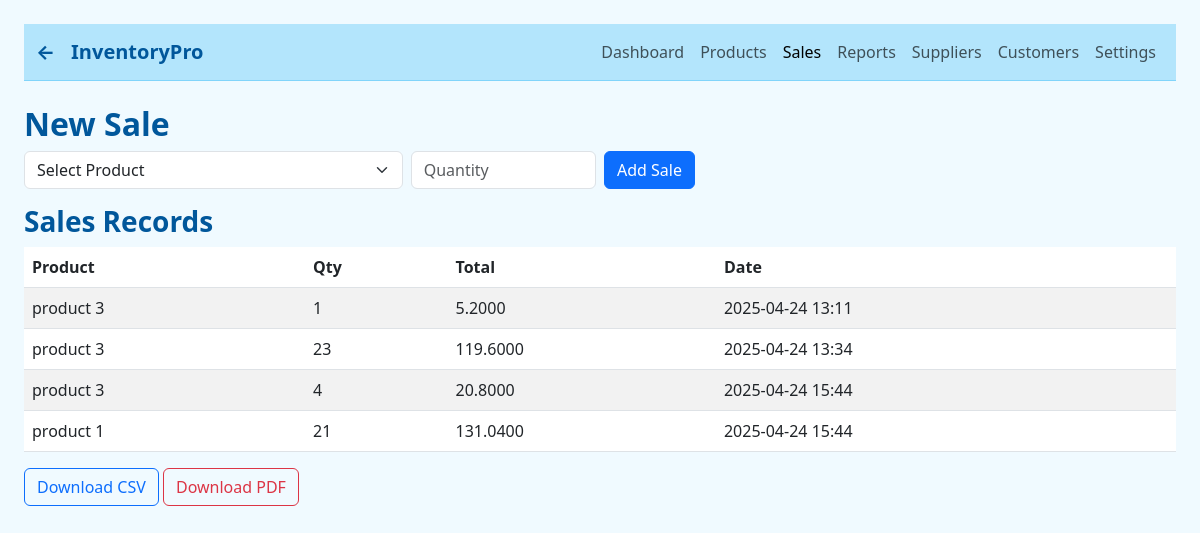
Page /sales/ on the committed database.
### inventory_app/models.py (models this page shows, shortened)
class Sale(models.Model):
    product = models.ForeignKey(Product, on_delete=models.CASCADE)
    customer = models.ForeignKey(Customer, on_delete=models.CASCADE, null=True, blank=True)
    quantity = models.PositiveIntegerField()
    date = models.DateTimeField(auto_now_add=True)
    def total_price(self):
        setting = Setting.objects.first()
        tax_rate = Decimal(setting.tax_rate) if setting else Decimal('0')
        return self.product.price * self.quantity * (Decimal('1') + tax_rate / Decimal('100'))

class Product(models.Model):
    name = models.CharField(max_length=100)
    category = models.CharField(max_length=50)
    quantity = models.IntegerField()
    price = models.DecimalField(max_digits=10, decimal_places=2)
    added_on = models.DateTimeField(auto_now_add=True)

class Setting(models.Model):
    tax_rate = models.DecimalField(max_digits=5, decimal_places=2, default=0.0)

### inventory_app/views.py (the view, shortened to what this page needs)
# urls.py: path('sales/', views.sales, name='sales'),
def sales(request):
    all_sales = Sale.objects.all()
    products = Product.objects.all()
    return render(request, 'sales.html', {'sales': all_sales, 'products': products})

### inventory_app/templates/sales.html (shortened to what this page needs)
<!DOCTYPE html>
<html lang="en">
<head>
  <link href="https://cdn.jsdelivr.net/npm/bootstrap@5.3.0/dist/css/bootstrap.min.css" rel="stylesheet">
</head>
<body class="p-4">
  <nav class="navbar navbar-expand-lg sticky-top">
  <div class="container-fluid">
    <a href="{% url 'dashboard' %}" class="navbar-brand">←</a>
    <a class="navbar-brand fw-bold" href="{% url 'dashboard' %}">InventoryPro</a>
    <div class="collapse navbar-collapse" id="navbarNav">
      <ul class="navbar-nav ms-auto">
        <li class="nav-item"><a class="nav-link" href="{% url 'dashboard' %}">Dashboard</a></li>
        <li class="nav-item"><a class="nav-link" href="{% url 'products' %}">Products</a></li>
        <li class="nav-item"><a class="nav-link active" href="{% url 'sales' %}">Sales</a></li>
        <li class="nav-item"><a class="nav-link" href="{% url 'reports' %}">Reports</a></li>
        <li class="nav-item"><a class="nav-link" href="{% url 'suppliers' %}">Suppliers</a></li>
        <li class="nav-item"><a class="nav-link" href="{% url 'customers' %}">Customers</a></li>
        <li class="nav-item"><a class="nav-link" href="{% url 'settings' %}">Settings</a></li>
      </ul>
    </div>
  </div>
</nav><br>
  <h2>New Sale</h2>
  <form method="POST">
    <div class="row g-2 mb-3">
      <div class="col-md-4">
        <select name="product_id" class="form-select" required>
          <option value="">Select Product</option>
        </select>
      </div>
      <div class="col-md-2">
        <input type="number" name="quantity" class="form-control" placeholder="Quantity" required>
      </div>
      <div class="col-md-2">
        <button class="btn btn-primary">Add Sale</button>
      </div>
    </div>
  </form>
  <h3>Sales Records</h3>
  <table class="table table-striped">
    <thead>
      <tr><th>Product</th><th>Qty</th><th>Total</th><th>Date</th></tr>
    </thead>
    <tbody>
      {% for sale in sales %}
      <tr>
        <td>{{ sale.product.name }}</td>
        <td>{{ sale.quantity }}</td>
        <td>{{ sale.total_price }}</td>
        <td>{{ sale.date|date:"Y-m-d H:i" }}</td>
      </tr>
      {% endfor %}
    </tbody>
  </table>
  <div class="mb-3">
    <a href="{% url 'export_sales_csv' %}" class="btn btn-outline-primary">Download CSV</a>
    <a href="{% url 'export_sales_pdf' %}" class="btn btn-outline-danger">Download PDF</a>
  </div>
</body>
</html>

### inventory_app/templates/sales.html (style rules this page uses)
body { background-color: #f0faff; color: #333; }
.navbar { background-color: #b3e5fc !important; border-bottom: 1px solid #81d4fa; }
.navbar-brand { font-weight: bold; color: #01579b !important; }
h2, h3 { color: #01579b; font-weight: bold; }
.form-select, .form-control { border-radius: 0.375rem; }
.table { background-color: #ffffff; }
.table thead { background-color: #d7f1ff; color: #01579b; }

### rows in the picture
Sale: product.name "product 3", quantity "1", total_price "5.2000", date "2025-04-24 13:11"
Sale: product.name "product 3", quantity "23", total_price "119.6000", date "2025-04-24 13:34"
Sale: product.name "product 3", quantity "4", total_price "20.8000", date "2025-04-24 15:44"
Sale: product.name "product 1", quantity "21", total_price "131.0400", date "2025-04-24 15:44"
